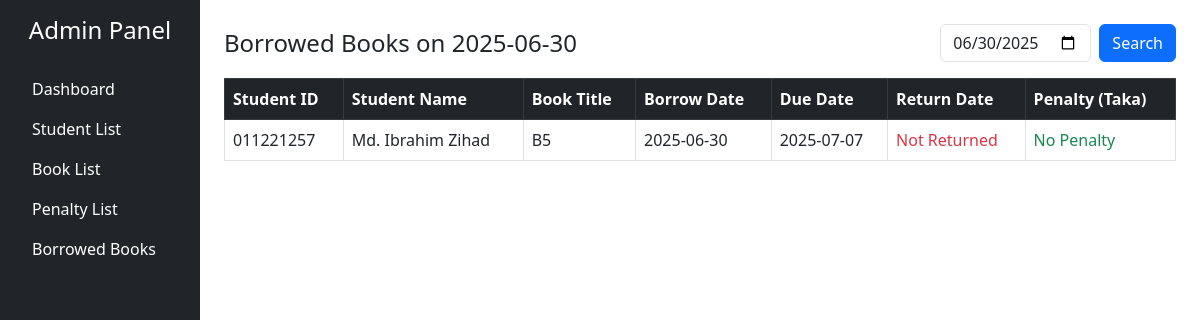
The app's page /adminDashboard.php with its own data.
### tables this page shows
CREATE TABLE `borrowhistory` (
  `student_id` varchar(10) NOT NULL,
  `book_id` int(11) NOT NULL,
  `borrow_date` date NOT NULL DEFAULT current_timestamp(),
  `due_date` date DEFAULT NULL,
  `return_date` date DEFAULT NULL,
  `borrowed_copies` int(11) DEFAULT NULL,
  `penalty` decimal(10,2) DEFAULT NULL
);

CREATE TABLE `students` (
  `student_id` varchar(10) NOT NULL,
  `name` varchar(100) DEFAULT NULL,
  `phone` varchar(20) DEFAULT NULL,
  `email` varchar(100) DEFAULT NULL,
  `department` varchar(100) DEFAULT NULL
);

CREATE TABLE `booklist` (
  `book_id` int(11) NOT NULL,
  `book_name` varchar(255) DEFAULT NULL,
  `total_copies` int(11) DEFAULT NULL,
  `available_copies` int(11) DEFAULT NULL
);

### adminDashboard.php (the view, shortened to what this page needs)
<?php
include 'connectdb.php';
$selected_date = isset($_GET['date']) ? $_GET['date'] : date("Y-m-d");
$sql = "SELECT
            s.name AS student_name,
            b.book_name AS book_title,
            bh.student_id,
            bh.book_id,
            bh.borrow_date,
            bh.due_date,
            bh.return_date,
            bh.penalty
        FROM borrowhistory bh
        JOIN students s ON bh.student_id = s.student_id
        JOIN booklist b ON bh.book_id = b.book_id
        WHERE DATE(bh.borrow_date) = '$selected_date'
        ORDER BY bh.borrow_date DESC";
$result = $conn->query($sql);
?>
<!DOCTYPE html>
<html lang="en">
<head>
    <link href="https://cdn.jsdelivr.net/npm/bootstrap@5.3.0/dist/css/bootstrap.min.css" rel="stylesheet">
</head>
<body>
<div class="container-fluid">
    <div class="row min-vh-100">
        <nav class="col-md-3 col-lg-2 bg-dark text-white p-3">
            <h4 class="text-center mb-4">Admin Panel</h4>
            <ul class="nav flex-column">
                <li class="nav-item"><a href="adminDashboard.php" class="nav-link text-white">Dashboard</a></li>
                <li class="nav-item"><a href="studentList.php" class="nav-link text-white">Student List</a></li>
                <li class="nav-item"><a href="adminBookList.php" class="nav-link text-white">Book List</a></li>
                <li class="nav-item"><a href="penaltyList.php" class="nav-link text-white">Penalty List</a></li>
                <li class="nav-item"><a href="borrowedList.php" class="nav-link text-white">Borrowed Books</a></li>
            </ul>
        </nav>
        <main class="col-md-9 col-lg-10 p-4">
            <div class="d-flex justify-content-between align-items-center mb-3">
                <h4 class="mb-0">Borrowed Books on <?= $selected_date ?></h4>
                <form method="GET" class="d-flex">
                    <input type="date" id="datePicker" name="date" value="<?= $selected_date ?>" class="form-control me-2" required>
                    <button type="submit" class="btn btn-primary">Search</button>
                </form>
            </div>
            <div class="table-responsive">
                <table class="table table-bordered table-hover">
                    <thead class="table-dark">
                        <tr>
                            <th>Student ID</th>
                            <th>Student Name</th>
                            <th>Book Title</th>
                            <th>Borrow Date</th>
                            <th>Due Date</th>
                            <th>Return Date</th>
                            <th>Penalty (Taka)</th>
                        </tr>
                    </thead>
                    <tbody>
                        <?php if ($result->num_rows > 0): ?>
                            <?php while ($row = $result->fetch_assoc()) : ?>
                                <tr>
                                    <td><?= $row['student_id'] ?></td>
                                    <td><?= $row['student_name'] ?></td>
                                    <td><?= $row['book_title'] ?></td>
                                    <td><?= $row['borrow_date'] ?></td>
                                    <td><?= $row['due_date'] ?></td>
                                    <td><?= $row['return_date'] ?: '<span class="text-danger">Not Returned</span>' ?></td>
                                    <td><?= $row['penalty'] > 0 ? $row['penalty'] : '<span class="text-success">No Penalty</span>' ?></td>
                                </tr>
                            <?php endwhile; ?>
                        <?php else: ?>
                            <tr>
                                <td colspan="7" class="text-center text-muted">No records found for <?= $selected_date ?></td>
                            </tr>
                        <?php endif; ?>
                    </tbody>
                </table>
            </div>
        </main>
    </div>
</div>
</body>
</html>

### records on screen
borrowhistory: student "011221257", student.name "Md. Ibrahim Zihad", book.book_name "B5", borrow_date "2025-06-30", due_date "2025-07-07", return_date "Not Returned", penalty "No Penalty"

### other values on screen
$selected_date "2025-06-30"
